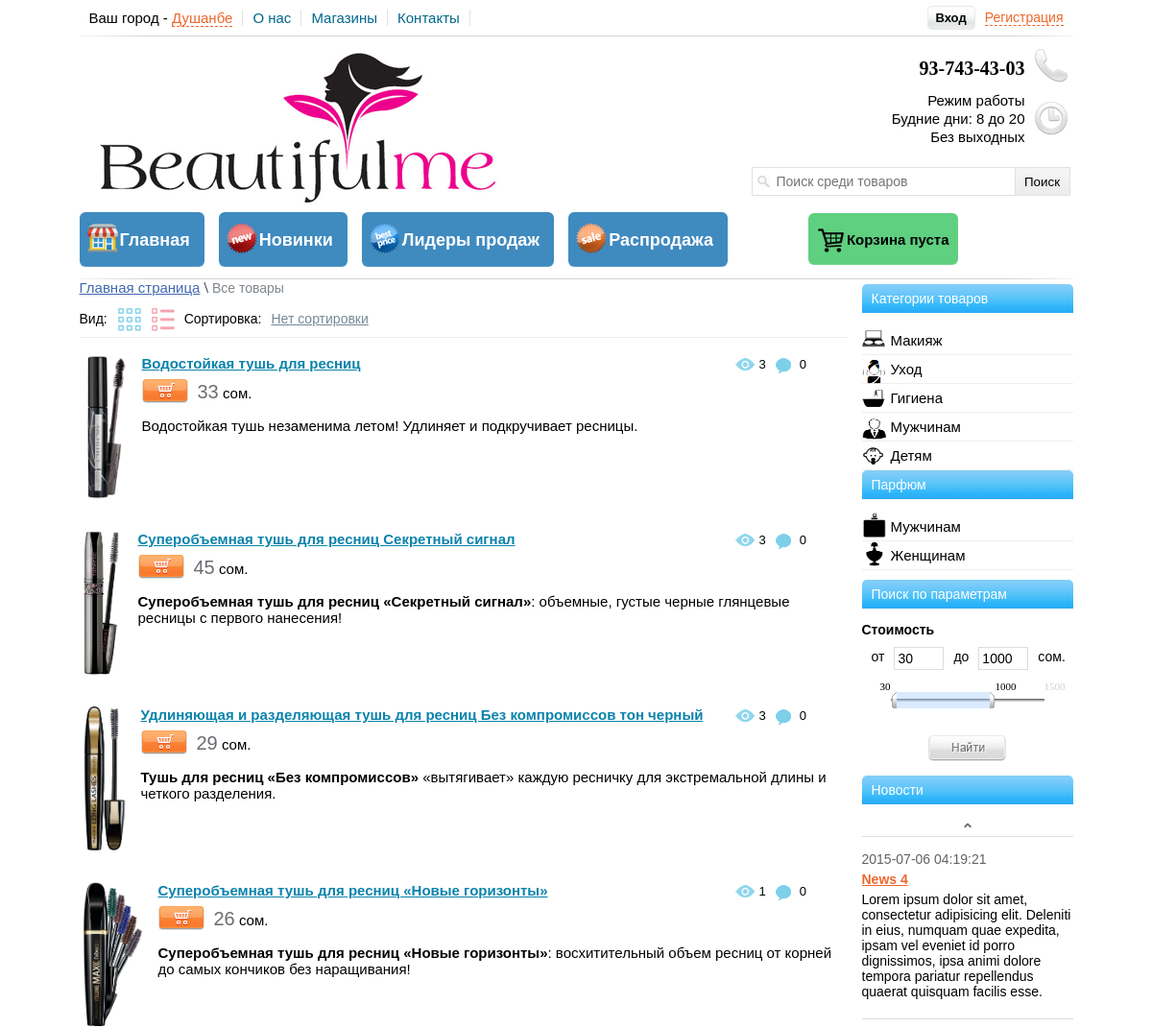
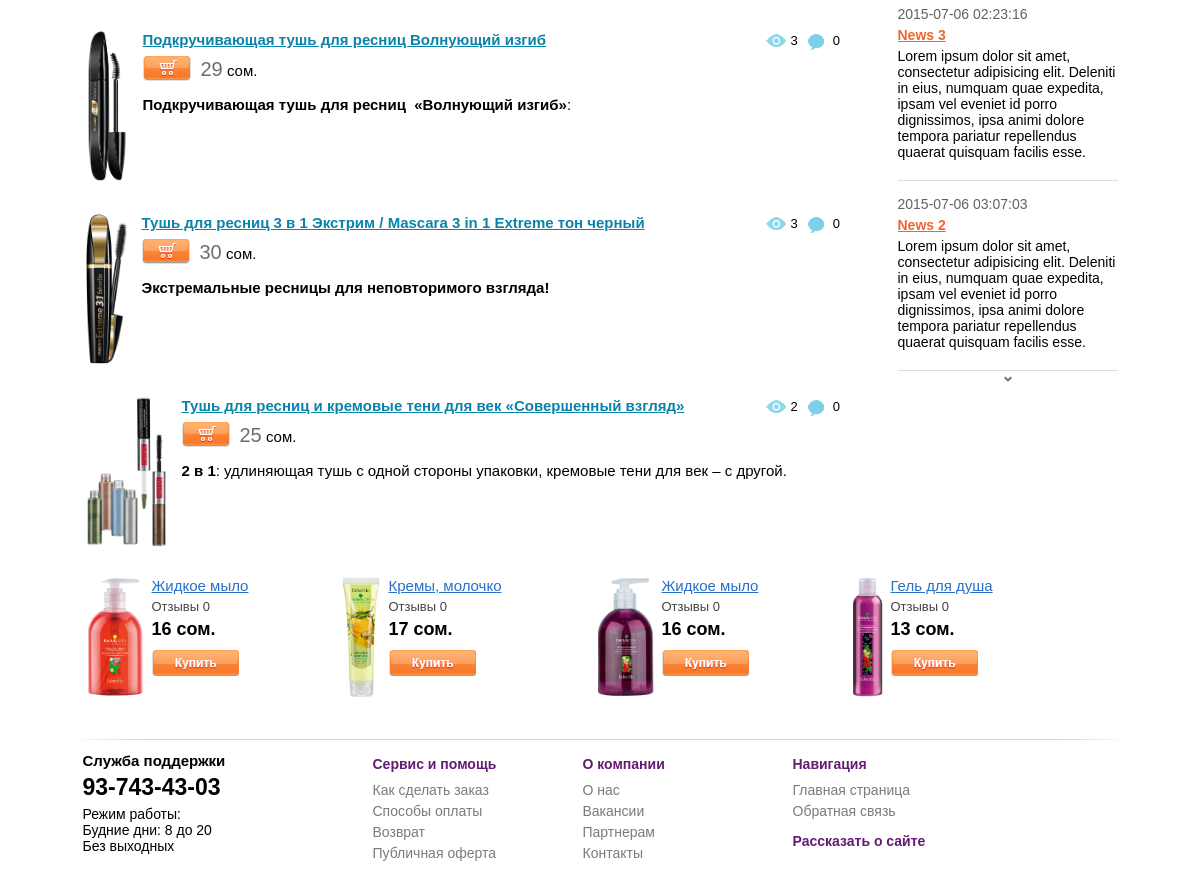
The page /view_cat.php?cat=Тушь для ресниц&type=makeup on the database its author committed (2 pictures, top to bottom).
### tables this page shows
CREATE TABLE IF NOT EXISTS `news` (
  `id` int(11) NOT NULL,
  `title` varchar(255) NOT NULL,
  `text` text NOT NULL,
  `date` datetime NOT NULL
);

CREATE TABLE IF NOT EXISTS `table_products` (
  `products_id` int(11) NOT NULL,
  `title` varchar(255) NOT NULL,
  `price` int(11) NOT NULL,
  `brand` varchar(255) NOT NULL,
  `seo_words` text NOT NULL,
  `seo_description` text NOT NULL,
  `mini_description` text NOT NULL,
  `mini_features` text NOT NULL,
  `image` varchar(255) NOT NULL,
  `description` text NOT NULL,
  `features` text NOT NULL,
  `how_to_use` text NOT NULL,
  `datetime` datetime NOT NULL,
  `new` int(11) NOT NULL DEFAULT '0',
  `leader` int(11) NOT NULL DEFAULT '0',
  `sale` int(11) NOT NULL DEFAULT '0',
  `visible` int(11) NOT NULL DEFAULT '0',
  `count` int(11) NOT NULL DEFAULT '0',
  `type_tovara` varchar(255) NOT NULL,
  `brand_id` int(11) NOT NULL,
  `yes_like` int(11) NOT NULL DEFAULT '1',
  `short_title` varchar(50) NOT NULL
);

### functions/functions.php (called while the page is built, shortened)
<?php
	function clear_string($cl_str)
	{
	$cl_str = strip_tags($cl_str);
	$cl_str = mysql_real_escape_string($cl_str);
	$cl_str = trim($cl_str);
	return $cl_str;
	}
function group_numerals($int){
		switch (strlen($int)) {
		default:
		$price = $int;
		break;
	}
	return $price;
}
 ?>

### view_cat.php (the view, shortened to what this page needs)
<?php
	include 'include/db_connect.php';
	include 'functions/functions.php';
	$cat = clear_string($_GET["cat"]);
	$type = clear_string($_GET["type"]);
	$sorting = $_GET["sort"];
		switch($sorting)
		{
			default:
			$sorting = 'products_id DESC';
			$sort_name = 'Нет сортировки';
			break;
		}
?>
<!DOCTYPE html>
<html>
<head>
	<link rel="stylesheet" href="css/reset.css">
	<link rel="stylesheet" href="css/style.css">
	<link rel="stylesheet" href="trackbar/trackbar.css">
</head>
<body>
<div id="block-body">
<?php
	include 'include/block-header.php';
?>
	<div id="block-right">
<?php
	include 'include/block-category.php';
	include 'include/block-parfume.php';
	include 'include/block-parameter.php';
	include 'include/block-news.php';
?>
	</div>
		<div id="block-content">
			<?php
				if (!empty($cat) && !empty($type))
				{
					$querycat = "AND brand = '$cat' AND type_tovara = '$type'";
					$catlink = "cat=$cat&";
				}
	$num = 8;
	$page = (int)$_GET['page'];
	$count = mysql_query("SELECT COUNT(*) FROM table_products WHERE visible = '1' $querycat",$link);
	$temp = mysql_fetch_array($count);
	If ($temp[0] > 0)
	{
	$page = intval($page);
	if(empty($page) or $page < 0) $page = 1;
	$start = $page * $num - $num;
	$qury_start_num_grid = " LIMIT $start, $num";
	}
				$result = mysql_query("SELECT * FROM table_products WHERE visible = '1' $querycat ORDER BY $sorting $qury_start_num_grid",$link);
				if (mysql_num_rows($result) > 0)
				{
					$row = mysql_fetch_array($result);
					echo '<div id="block-sorting">
				<p id="nav-breadcrumbs"><a href="index.php">Главная страница</a> \ <span>Все товары</span></p>
				<ul id="options-list">
					<li>Вид: </li>
					<li><img id="style-grid" src="/images/icon-grid.png"></li>
					<li><img id="style-list" src="/images/icon-list.png"></li>
					<li>Сортировка: </li>
					<li><a id="select-sort">'.$sort_name.'</a>
				<ul id="sorting-list">
					<li><a href="view_cat.php?'.$catlink.'type='.$type.'&sort=price-asc">От дешевых к дорогим</a></li>
					<li><a href="view_cat.php?'.$catlink.'type='.$type.'&sort=price-desc">От дорогих к дешевым</a></li>
					<li><a href="view_cat.php?'.$catlink.'type='.$type.'&sort=popular">Популярное</a></li>
					<li><a href="view_cat.php?'.$catlink.'type='.$type.'&sort=news">Новинки</a></li>
					<li><a href="view_cat.php?'.$catlink.'type='.$type.'&sort=brand">От А до Я</a></li>
				</ul>
					</li>
				</ul>
			</div>
			<ul id="block-tovar-grid">';
					do
					{
					if ($row["image"] != "" && file_exists("./upload_images/".$row["image"]))
						{
						$img_path = './upload_images/'.$row["image"];
						$max_width = 200;
						$max_height = 200;
						 list($width, $height) = getimagesize($img_path);
						$ratioh = $max_height/$height;
						$ratiow = $max_width/$width;
						$ratio = min($ratioh, $ratiow);
						$width = intval($ratio*$width);
						$height = intval($ratio*$height);
						}else
						{
						$img_path = "/images/no-image.png";
						$width = 110;
						$height = 200;
						}
					}
						while($row = mysql_fetch_array($result));
			 ?>
			 	</ul>
			 	<ul id="block-tovar-list">
			<?php
				$num = 8;
	$page = (int)$_GET['page'];
	$count = mysql_query("SELECT COUNT(*) FROM table_products WHERE visible = '1' $querycat",$link);
	$temp = mysql_fetch_array($count);
	If ($temp[0] > 0)
	{
	$page = intval($page);
	if(empty($page) or $page < 0) $page = 1;
	$start = $page * $num - $num;
	$qury_start_num_list = " LIMIT $start, $num";
}
				$result = mysql_query("SELECT * FROM table_products WHERE visible = '1' $querycat ORDER BY $sorting $qury_start_num_list",$link);
				if (mysql_num_rows($result) > 0)
				{
					$row = mysql_fetch_array($result);
					do
					{
					if ($row["image"] != "" && file_exists("./upload_images/".$row["image"]))
						{
						$img_path = './upload_images/'.$row["image"];
						$max_width = 150;
						$max_height = 150;
						 list($width, $height) = getimagesize($img_path);
						$ratioh = $max_height/$height;
						$ratiow = $max_width/$width;
						$ratio = min($ratioh, $ratiow);
						$width = intval($ratio*$width);
						$height = intval($ratio*$height);
						}else
						{
						$img_path = "/images/noimages80x70.png";
						$width = 80;
						$height = 70;
						}
				$query_reviews = mysql_query("SELECT * FROM table_reviews WHERE products_id = '{$row["products_id"]}' AND moderate='1'",$link);
				$count_reviews = mysql_num_rows($query_reviews);
						echo '
								<li>
									<div class="block-images-list">
										<img src="'.$img_path.'" width="'.$width.'" height="'.$height.'">
									</div>
									<ul class="reviews-and-counts-list">
										<li><img src="/images/eye-icon.png"><p>'.$row["count"].'</p></li>
										<li><img src="/images/comment-icon.png"><p>'.$count_reviews.'</p></li>
									</ul>
									<p class="style-title-list"><a href="view_content.php?id='.$row["products_id"].'">'.$row["title"].'</a></p>
									<a class="add-cart-style-list" tid="'.$row["products_id"].'"></a>
									<p class="style-price-list"><strong>'.group_numerals($row["price"]).'</strong> сом.</p>
									<div class="style-text-list">'.$row["mini_description"].'</div>
								</li>
							';
					}
						while($row = mysql_fetch_array($result));
				}
			}else
				{
					echo '<h3>Категория не доступна или не создана!</h3>';
				}
						echo '</ul>';
			?>
		</div>
<?php
	include 'include/block-random.php';
	include 'include/block-footer.php';
?>
</div>
</body>
</html>

### include/block-news.php (shortened to what this page needs)
<div id="block-news">
	<p class="header-title">Новости</p>
	<center><img src="/images/img-prev.png" id="news-prev"></center>
	<div id="newsticker">
		<ul>
<?php
	$result = mysql_query("SELECT * FROM news ORDER BY id DESC",$link);
		if (mysql_num_rows($result) > 0)
			{
				$row = mysql_fetch_array($result);
			do
			{
				echo '<li>
				<span>'.$row["date"].'</span>
				<a href="#">'.$row["title"].'</a>
				<p>'.$row["text"].'</p>
					</li>';
			}
			while ($row = mysql_fetch_array($result));
		}
?>
		</ul>
	</div>
	<center><img src="/images/img-next.png" id="news-next"></center>
</div>

### include/block-random.php (shortened to what this page needs)
<div id="block-random-tovar">
<ul>
<?php
$query_random = mysql_query("SELECT DISTINCT * FROM table_products WHERE visible='1' ORDER by RAND() LIMIT 4",$link);
If (mysql_num_rows($query_random) > 0)
{
$res_query = mysql_fetch_array($query_random);
do
{
$query_reviews = mysql_query("SELECT * FROM table_reviews WHERE products_id = {$res_query["products_id"]} AND moderate='1'",$link);
$count_reviews = mysql_num_rows($query_reviews);
if (strlen($res_query["image"]) > 0 && file_exists("./upload_images/".$res_query["image"]))
{
$img_path = './upload_images/'.$res_query["image"];
$max_width = 120;
$max_height = 120;
 list($width, $height) = getimagesize($img_path);
$ratioh = $max_height/$height;
$ratiow = $max_width/$width;
$ratio = min($ratioh, $ratiow);
$width = intval($ratio*$width);
$height = intval($ratio*$height);
}else
{
$img_path = "/images/no-image-65.png";
$width = 65;
$height = 118;
}
echo '
<li>
	<img src="'.$img_path.'" width="'.$width.'" height="'.$height.'">
	<a class="random-title" href="view_content.php?id='.$res_query["products_id"].'">'.$res_query["short_title"].'</a>
	<p class="random-reviews">Отзывы '.$count_reviews.'</p>
	<p class="random-price">'.group_numerals($res_query["price"]).' сом.</p>
	<a class="random-add-cart" tid="'.$res_query["products_id"].'"></a>
</li>
';
} while($res_query = mysql_fetch_array($query_random));
}
?>
</ul>
</div>

### css/style.css (style rules this page uses)
#block-body { width: 1035px; height: auto; margin: 0 auto; }
#block-right { width: 220px; height: auto; float: right; margin-top: 3px; }
#block-content { width: 800px; height: auto; }
.header-title { width: 210px; font: 14px sans-serif; margin-top: 0; padding: 7px 0 7px 10px; color: white; background: url(/images/grd-title.png); border-radius: 5px 5px 0 0; -webkit-border-radius: 5px 5px 0 0; -moz-border-radius: 5px 5px 0 0; }
#block-news { width: 220px; height: auto; margin-top: 15px; margin-bottom: 15px; }
#newsticker { width: 220px; border-top: 1px solid #ddd; }
#newsticker p { font: 14px sans-serif; margin-top: 5px; margin-bottom: 5px; }
#newsticker li { border-bottom: 1px solid #ddd; padding-top: 15px; padding-bottom: 15px; }
#newsticker a { color: #ef662b; font: bold 14px sans-serif; }
#newsticker span { font: 14px sans-serif; padding-bottom: 5px; color: #636363; display: block; }
#news-prev { margin-top: 5px; margin-bottom: 5px; cursor: pointer; }
#news-next { margin-top: 5px; margin-bottom: 5px; cursor: pointer; }
#nav-breadcrumbs { margin-top: 5px; }
#nav-breadcrumbs a { font: 13px sans-serif; color: #4268b1; }
#nav-breadcrumbs span { color: #7f868e; font: 14px sans-serif; }
#block-sorting { height: 60px; border-bottom: 1px solid #eeeeee; margin-top: 3px; }
#options-list > li { float: left; margin-left: 10px; font: 14px sans-serif; }
#options-list img { margin-top: -4px; cursor: pointer; }
#options-list { margin-left: -10px; }
#select-sort { color: #748996; text-decoration: underline; cursor: pointer; }
.block-images-list { float: left; margin-right: 15px; min-height: 160px; height: auto; }
#block-tovar-list { display: none; }
#block-tovar-list > li { min-height: 160px; height: auto; padding: 3px; margin-top: 15px; padding-bottom: 5px; }
.reviews-and-counts-list { position: absolute; margin-left: 670px; }
.reviews-and-counts-list > li { float: left; margin-left: 10px; margin-top: 3px; }
.reviews-and-counts-list > li > p { margin-left: 25px; margin-top: -1px; font: 13px sans-serif; }
.reviews-and-counts-list > li > img { position: absolute; }
.style-title-list { margin-top: 0; margin-bottom: 0; }
.style-title-list a { font: bold 15px sans-serif; color: #0a83ab; text-decoration: underline; }
.add-cart-style-list { width: 48px; height: 25px; display: block; cursor: pointer; float: left; margin-top: 8px; margin-right: 10px; background: url(/images/add-cart-norm.png); }
.style-price-list { font: 15px sans-serif; margin-top: 10px; }
.style-price-list > strong { font: 20px sans-serif; color: #6b6d73; }
.style-text-list { font: 15px sans-serif; margin: 0; }
#nav-breadcrumbs { margin-top: -5px; }
#nav-breadcrumbs > a { font: 15px sans-serif; color: #4268b1; }
#nav-breadcrumbs > span { font: 14px sans-serif; color: #7f868e; }
#block-random-tovar { height: 150px; padding-top: 15px; clear: both; }
#block-random-tovar li { float: left; width: 250px; height: 150px; margin-left: 5px; }
#block-random-tovar img { float: left; margin-right: 8px; }
.random-title { font: 15px sans-serif; color: #276fc8; }
.random-reviews { font: 13px sans-serif; color: #434343; margin: 5px 0; }
.random-price { margin:0px; font: bold 18px sans-serif; }
.random-add-cart { width: 87px; height: 26px; margin-top: 10px; margin-right: 0px; cursor: pointer; background: url(/images/button-buy-norm.png); float: left; }

### rows shown on the page
news: date "2015-07-06 04:19:21", title "News 4", text "Lorem ipsum dolor sit amet, consectetur adipisicing elit. Deleniti in eius, numquam quae expedita, ipsam vel eveniet id porro dignissimos, ipsa animi dolore tempora pariatur repellendus quaerat quisquam facilis esse."
news: date "2015-07-06 02:23:16", title "News 3", text "Lorem ipsum dolor sit amet, consectetur adipisicing elit. Deleniti in eius, numquam quae expedita, ipsam vel eveniet id porro dignissimos, ipsa animi dolore tempora pariatur repellendus quaerat quisquam facilis esse."
news: date "2015-07-06 03:07:03", title "News 2", text "Lorem ipsum dolor sit amet, consectetur adipisicing elit. Deleniti in eius, numquam quae expedita, ipsam vel eveniet id porro dignissimos, ipsa animi dolore tempora pariatur repellendus quaerat quisquam facilis esse."
table_products: image (picture), count "3", count_reviews "0", title "Водостойкая тушь для ресниц", price "33", mini_description "Водостойкая тушь незаменима летом! Удлиняет и подкручивает ресницы."
table_products: image (picture), count "3", count_reviews "0", title "Суперобъемная тушь для ресниц Секретный сигнал", price "45", mini_description "Суперобъемная тушь для ресниц «Секретный сигнал» : объемные, густые черные глянцевые ресницы с первого нанесения!"
table_products: image (picture), count "3", count_reviews "0", title "Удлиняющая и разделяющая тушь для ресниц Без компромиссов тон черный", price "29", mini_description "Тушь для ресниц «Без компромиссов» «вытягивает» каждую ресничку для экстремальной длины и четкого разделения."
table_products: image (picture), count "1", count_reviews "0", title "Суперобъемная тушь для ресниц «Новые горизонты»", price "26", mini_description "Суперобъемная тушь для ресниц «Новые горизонты» : восхитительный объем ресниц от корней до самых кончиков без наращивания!"
table_products: image (picture), count "3", count_reviews "0", title "Подкручивающая тушь для ресниц Волнующий изгиб", price "29", mini_description "Подкручивающая тушь для ресниц «Волнующий изгиб» :"
table_products: image (picture), count "3", count_reviews "0", title "Тушь для ресниц 3 в 1 Экстрим / Mascara 3 in 1 Extreme тон черный", price "30", mini_description "Экстремальные ресницы для неповторимого взгляда!"
table_products: image (picture), count "2", count_reviews "0", title "Тушь для ресниц и кремовые тени для век «Совершенный взгляд»", price "25", mini_description "2 в 1 : удлиняющая тушь с одной стороны упаковки, кремовые тени для век – с другой."
table_products: image (picture), short_title "Жидкое мыло", count_reviews "0", price "16"
table_products: image (picture), short_title "Кремы, молочко", count_reviews "0", price "17"
table_products: image (picture), short_title "Жидкое мыло", count_reviews "0", price "16"
table_products: image (picture), short_title "Гель для душа", count_reviews "0", price "13"

### other values the page prints
$sort_name "Нет сортировки"
